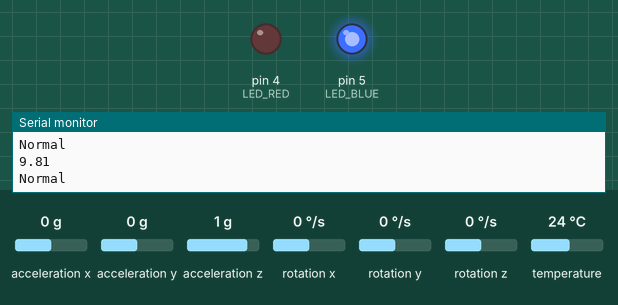
Bench run of a sketch on a simulated Arduino Uno, built with avr-gcc and run on an emulated ATmega328P. Parts: output pins drawn as LEDs (lit = HIGH), the last lines printed to the serial monitor. Dashed ring = blinking. The inputs (shaded band) are chosen by the test bench; at power-on: acceleration z 1 g, acceleration x 0 g, acceleration y 0 g, rotation x 0 °/s, rotation y 0 °/s, rotation z 0 °/s, temperature 24 °C.

Above: at 1.2 s.
1.3 s: acceleration z set to 0.8 g
At 1.59 s:
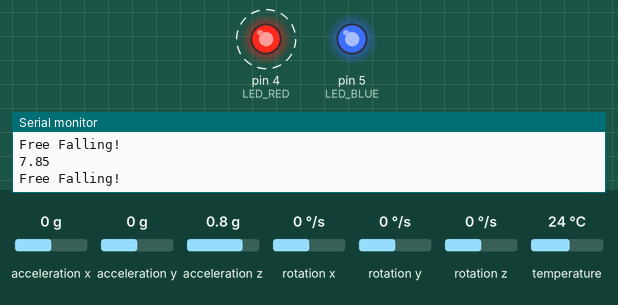
4.3 s: acceleration x set to -0.4 g
7.3 s: acceleration x set to -0.7 g
At 7.8 s:
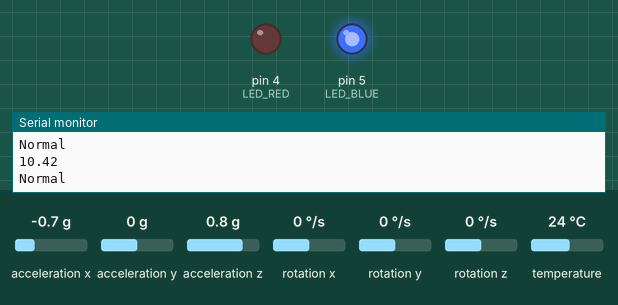
8.8 s: acceleration x set to 0 g
At 9.11 s:
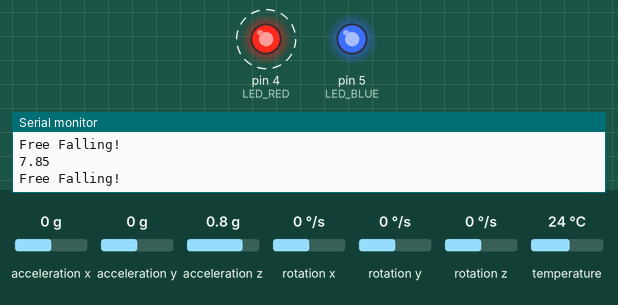
11.8 s: acceleration y set to -0.4 g
14.8 s: acceleration y set to -0.7 g
At 15.2 s:
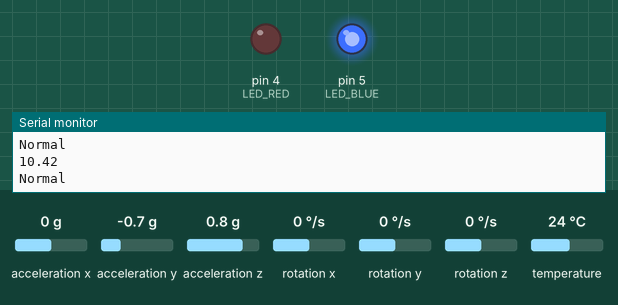
Timing chart, 0 to 17.3 s (numbered marks = the images above; inputs shaded):
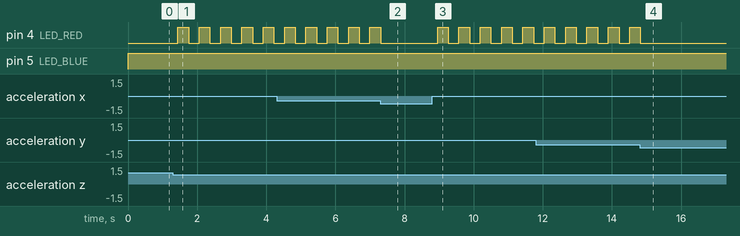

The sketch:

lifeLoopAccel_V3.ino
```cpp
#include <Wire.h>
#include <Adafruit_Sensor.h>
#include <Adafruit_MPU6050.h>
#include <math.h>

// ── Timing Thresholds (milliseconds) ─────────────────────────────────────────
#define freeFall_Ms 80        // Minimum time in free-fall to count as a real fall
#define stationary_Ms 6000    // Time person must be still to confirm a fall (6 sec)
#define fastBlinkInterval 300 // Fast red blink during free-fall phase
#define slowBlinkInterval 1000 // Slow red blink during emergency/stationary phase

// ── LED Pin Definitions ───────────────────────────────────────────────────────
#define LED_RED 4  // GPIO 4 - Red LED for emergency states
#define LED_BLUE 5 // GPIO 5 - Blue LED for normal operation

// ── Fall Detection State Machine ──────────────────────────────────────────────
// Four states: Normal → Free_Falling → Impact → Stationary
enum FallDetection { Normal, Free_Falling, Impact, Stationary };
FallDetection state = Normal; // Device starts in normal state

Adafruit_MPU6050 mpu; // MPU6050 accelerometer object

// ── Timing Variables ──────────────────────────────────────────────────────────
unsigned long fallTime = 0;        // Timestamp when free-fall phase started
unsigned long stationaryTime = 0;  // Timestamp when impact phase started
unsigned long lastBlinkTime = 0;   // Timestamp of last LED toggle for blinking
unsigned long stationaryTrack = 0; // Timestamp when stationary/emergency phase started

// ── Magnitude Calculation ─────────────────────────────────────────────────────
// Computes total acceleration vector: sqrt(x² + y² + z²)
// Resting value ≈ 9.8 m/s² (gravity), free-fall ≈ 0, impact >> 9.8
float magnitude(float x, float y, float z) {
  return sqrt(x*x + y*y + z*z);
}

void setup() {
  Serial.begin(115200);

  // Initialize MPU6050 accelerometer, halt if not found
  if (!mpu.begin()) {
    Serial.println("MPU6050 Error!");
    while (1);
  }

  // Set LED pins as outputs
  pinMode(LED_RED, OUTPUT);
  pinMode(LED_BLUE, OUTPUT);
}

void loop() {
  // ── Read Accelerometer ──────────────────────────────────────────────────────
  sensors_event_t a, g, temp;
  mpu.getEvent(&a, &g, &temp);

  // ── Compute Total Acceleration Magnitude ───────────────────────────────────
  float magValues = magnitude(a.acceleration.x, a.acceleration.y, a.acceleration.z);

  // ── Serial Debug Output ────────────────────────────────────────────────────
  Serial.println(magValues); // Print raw magnitude every loop

  // Print current state as a readable string
  if (state == Normal)           Serial.println("Normal");
  else if (state == Free_Falling) Serial.println("Free Falling!");
  else if (state == Impact)       Serial.println("Impact!");
  else if (state == Stationary)   Serial.println("FALL DETECTED!");

  // ── Fall Detection State Machine ───────────────────────────────────────────
  switch(state) {

    // Normal: blue LED on, watch for magnitude drop indicating free-fall
    case Normal:
      digitalWrite(LED_BLUE, HIGH);
      digitalWrite(LED_RED, LOW);
      if (magValues < 9.5) {
        fallTime = millis(); // Record when free-fall started
        state = Free_Falling;
      }
      break;

    // Free_Falling: fast red blink, confirm free-fall duration then watch for impact spike
    case Free_Falling:
      if (millis() - lastBlinkTime >= fastBlinkInterval) {
        lastBlinkTime = millis();
        digitalWrite(LED_RED, !digitalRead(LED_RED)); // Toggle red LED
      }
      if (magValues > 9.5) {
        state = Normal; // Magnitude recovered, not a real fall
      }
      if (magValues > 15 && millis() - fallTime >= freeFall_Ms) {
        stationaryTime = millis(); // Record when impact occurred
        state = Impact;
      }
      break;

    // Impact: solid red LED, wait to see if person stays still
    case Impact:
      digitalWrite(LED_BLUE, LOW);
      digitalWrite(LED_RED, HIGH);
      if (magValues > 12) {
        state = Normal; // Person is moving, not a real fall
      }
      if (millis() - stationaryTime >= stationary_Ms) {
        stationaryTrack = millis(); // Record when emergency phase started
        state = Stationary;
      }
      break;

    // Stationary: slow red blink for 10 seconds, alert family network
    case Stationary:
      if (millis() - lastBlinkTime >= slowBlinkInterval) {
        lastBlinkTime = millis();
        digitalWrite(LED_RED, !digitalRead(LED_RED)); // Toggle red LED slowly
      }
      Serial.println("Fall detected! ACTIVATE SAFETY PROTOCOL");
      if (millis() - stationaryTrack >= 10000) {
        digitalWrite(LED_RED, LOW); // Turn off LED before resetting
        state = Normal; // Reset after 10 seconds
      }
      break;
  }

  delay(100); // Small delay to avoid thrashing the sensor
}
```

Measured:
- the behaviour switches between 1 and 0.9 g on acceleration z (found by bisection; images 0 and 1)
- the behaviour switches between -0.5 and -0.6 g on acceleration x (found by bisection; images 1 and 2)
- the behaviour switches between -0.5 and -0.6 g on acceleration y (found by bisection; images 3 and 4)
- after the input at 1.3 s, pin 4 (LED_RED): alternates HIGH for 0.31 s and LOW for 0.31 s, starting after 0.14 s
- after the input at 7.3 s, pin 4 (LED_RED): goes on until 7.3 s, then stays LOW
- after the input at 8.8 s, pin 4 (LED_RED): alternates HIGH for 0.31 s and LOW for 0.31 s, starting after 0.16 s
- after the input at 14.8 s, pin 4 (LED_RED): goes on until 14.8 s, then stays LOW
